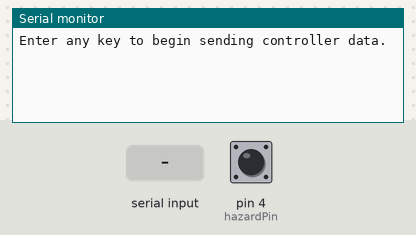
This sketch was run on a simulated Arduino Uno, built with avr-gcc and run on an emulated ATmega328P. On the bench: the last lines printed to the serial monitor. Inputs (shaded band) come from the test bench; at power-on: pin 4 (hazardPin) HIGH.

Above: at 0.8 s.
0.9 s: "1" received over Serial
At 1.4 s:
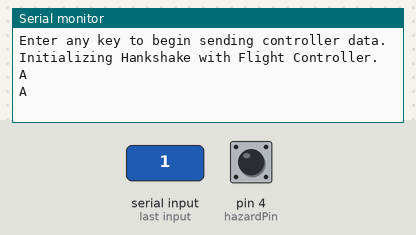
2.4 s: "1" received over the second serial link
At 3.0 s:
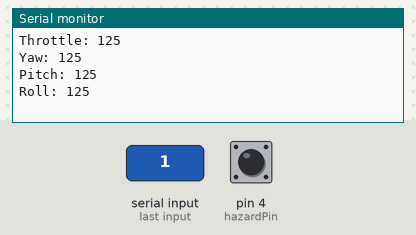

Measured:
- after the input at 0.9 s, the serial monitor: prints a new line at once (image 1)
- after the input at 2.4 s, the serial monitor: prints a new line at once (image 2)

The sketch:

Euler_Remote_Controller.ino
```cpp
#include <SoftwareSerial.h>

SoftwareSerial s(5,6); //rx, tx

int Left_JoyStick_Throttle = 0;
int Left_JoyStick_Yaw = 0;
int Right_JoyStick_Pitch = 0;
int Right_JoyStick_Roll = 0;
int Incoming = 0;
int hazardPin = 4;


void setup()
{
  s.begin(9600);
  Serial.begin(9600);

  pinMode(0, INPUT);
  pinMode(1, INPUT);
  pinMode(2, INPUT);
  pinMode(3, INPUT);
  pinMode(hazardPin, INPUT);
  digitalWrite(hazardPin, 1);
  while(!Serial);
  Serial.println("Enter any key to begin sending controller data.");
  while(!Serial.available()); //Wait for Keyboard Input to start.

  while(s.available() && s.read());
  while(Serial.available() && Serial.read());

  Serial.println("Initializing Hankshake with Flight Controller.");
  HandShake();
  Serial.println("Handshake Successful.");
}

void loop()
{
  int val = digitalRead(hazardPin);
  Serial.println(val);
  if(!val)
    {
      hold();
    }
  if(s.available() > 0)
  {

    //Read in the serial acknowledgement signal, clear the serial buffer.
    Incoming = s.read();

    //Read in Joystick data from analog inputs.
    Left_JoyStick_Throttle = analogRead(0);
    Left_JoyStick_Yaw = analogRead(1);
    Right_JoyStick_Pitch = analogRead(2);
    Right_JoyStick_Roll = analogRead(3);

    //Map the values to fit in a sigle byte.
    Left_JoyStick_Throttle = map(Left_JoyStick_Throttle, 0, 1024, 0, 250); //Map the input to a value in the motor range.
    Left_JoyStick_Yaw = map(Left_JoyStick_Yaw, 0, 1024, 0, 250); //Map the input to a value in the motor range.
    Right_JoyStick_Pitch = map(Right_JoyStick_Pitch, 0, 1024, 0, 250); //Map the input to a value in the motor range.
    Right_JoyStick_Roll = map(Right_JoyStick_Roll, 0, 1024, 0, 250); //Map the input to a value in the motor range.

    //Prints for serial debugging.
    Serial.print("Throttle: ");
    Serial.println(Left_JoyStick_Throttle);

    Serial.print("Yaw: ");
    Serial.println(Left_JoyStick_Yaw);

    Serial.print("Pitch: ");
    Serial.println(Right_JoyStick_Pitch);

    Serial.print("Roll: ");
    Serial.println(Right_JoyStick_Roll);

    Serial.println(" ");

    //Send over bluetooth to flight controller.
    s.write(Left_JoyStick_Throttle);
    s.write(Left_JoyStick_Yaw);
    s.write(Right_JoyStick_Pitch);
    s.write(Right_JoyStick_Roll);

    delay(750);
  }
}

void HandShake()
{
  while (s.available() <= 0)
  {
    s.print('A');
    Serial.println('A');
    delay(300);
  }
}
void hold()
{
  Serial.println("Holding....");
  while(1){;}
}
```
